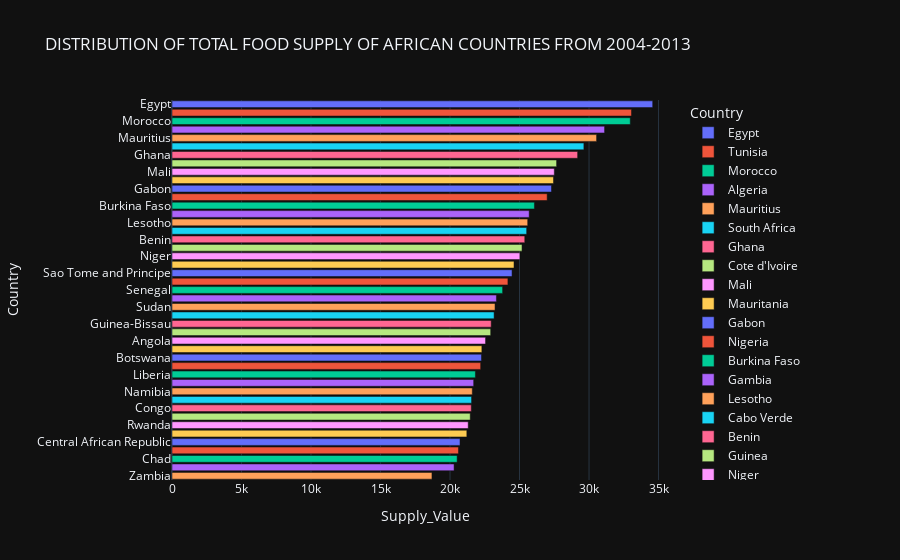

Source (notebook cell):
### Code cell
px.bar(data_frame = sup_by_country, 
       x='Supply_Value', y='Country', 
       template = 'plotly_dark', color = 'Country', 
       title = 'DISTRIBUTION OF TOTAL FOOD SUPPLY OF AFRICAN COUNTRIES FROM 2004-2013')

### Figure 1 — Plotly figure (JSON) as saved in the notebook; plotly's stock layout.template omitted (floating-point values rounded to 4 significant figures)
{"data": [{"alignmentgroup": "True", "hovertemplate": "Country=%{y}<br>Supply_Value=%{x}<extra></extra>", "legendgroup": "Egypt", "marker": {"color": "#636efa", "pattern": {"shape": ""}}, "name": "Egypt", "offsetgroup": "Egypt", "orientation": "h", "showlegend": true, "textposition": "auto", "type": "bar", "x": [34580], "xaxis": "x", "y": ["Egypt"], "yaxis": "y"}, {"alignmentgroup": "True", "hovertemplate": "Country=%{y}<br>Supply_Value=%{x}<extra></extra>", "legendgroup": "Tunisia", "marker": {"color": "#EF553B", "pattern": {"shape": ""}}, "name": "Tunisia", "offsetgroup": "Tunisia", "orientation": "h", "showlegend": true, "textposition": "auto", "type": "bar", "x": [33055], "xaxis": "x", "y": ["Tunisia"], "yaxis": "y"}, {"alignmentgroup": "True", "hovertemplate": "Country=%{y}<br>Supply_Value=%{x}<extra></extra>", "legendgroup": "Morocco", "marker": {"color": "#00cc96", "pattern": {"shape": ""}}, "name": "Morocco", "offsetgroup": "Morocco", "orientation": "h", "showlegend": true, "textposition": "auto", "type": "bar", "x": [32967], "xaxis": "x", "y": ["Morocco"], "yaxis": "y"}, {"alignmentgroup": "True", "hovertemplate": "Country=%{y}<br>Supply_Value=%{x}<extra></extra>", "legendgroup": "Algeria", "marker": {"color": "#ab63fa", "pattern": {"shape": ""}}, "name": "Algeria", "offsetgroup": "Algeria", "orientation": "h", "showlegend": true, "textposition": "auto", "type": "bar", "x": [31118], "xaxis": "x", "y": ["Algeria"], "yaxis": "y"}, {"alignmentgroup": "True", "hovertemplate": "Country=%{y}<br>Supply_Value=%{x}<extra></extra>", "legendgroup": "Mauritius", "marker": {"color": "#FFA15A", "pattern": {"shape": ""}}, "name": "Mauritius", "offsetgroup": "Mauritius", "orientation": "h", "showlegend": true, "textposition": "auto", "type": "bar", "x": [30543], "xaxis": "x", "y": ["Mauritius"], "yaxis": "y"}, {"alignmentgroup": "True", "hovertemplate": "Country=%{y}<br>Supply_Value=%{x}<extra></extra>", "legendgroup": "South Africa", "marker": {"color": "#19d3f3", "pattern": {"shape": ""}}, "name": "South Africa", "offsetgroup": "South Africa", "orientation": "h", "showlegend": true, "textposition": "auto", "type": "bar", "x": [29629], "xaxis": "x", "y": ["South Africa"], "yaxis": "y"}, {"alignmentgroup": "True", "hovertemplate": "Country=%{y}<br>Supply_Value=%{x}<extra></extra>", "legendgroup": "Ghana", "marker": {"color": "#FF6692", "pattern": {"shape": ""}}, "name": "Ghana", "offsetgroup": "Ghana", "orientation": "h", "showlegend": true, "textposition": "auto", "type": "bar", "x": [29180], "xaxis": "x", "y": ["Ghana"], "yaxis": "y"}, {"alignmentgroup": "True", "hovertemplate": "Country=%{y}<br>Supply_Value=%{x}<extra></extra>", "legendgroup": "Cote d'Ivoire", "marker": {"color": "#B6E880", "pattern": {"shape": ""}}, "name": "Cote d'Ivoire", "offsetgroup": "Cote d'Ivoire", "orientation": "h", "showlegend": true, "textposition": "auto", "type": "bar", "x": [27666], "xaxis": "x", "y": ["Cote d'Ivoire"], "yaxis": "y"}, {"alignmentgroup": "True", "hovertemplate": "Country=%{y}<br>Supply_Value=%{x}<extra></extra>", "legendgroup": "Mali", "marker": {"color": "#FF97FF", "pattern": {"shape": ""}}, "name": "Mali", "offsetgroup": "Mali", "orientation": "h", "showlegend": true, "textposition": "auto", "type": "bar", "x": [27502], "xaxis": "x", "y": ["Mali"], "yaxis": "y"}, {"alignmentgroup": "True", "hovertemplate": "Country=%{y}<br>Supply_Value=%{x}<extra></extra>", "legendgroup": "Mauritania", "marker": {"color": "#FECB52", "pattern": {"shape": ""}}, "name": "Mauritania", "offsetgroup": "Mauritania", "orientation": "h", "showlegend": true, "textposition": "auto", "type": "bar", "x": [27443], "xaxis": "x", "y": ["Mauritania"], "yaxis": "y"}, {"alignmentgroup": "True", "hovertemplate": "Country=%{y}<br>Supply_Value=%{x}<extra></extra>", "legendgroup": "Gabon", "marker": {"color": "#636efa", "pattern": {"shape": ""}}, "name": "Gabon", "offsetgroup": "Gabon", "orientation": "h", "showlegend": true, "textposition": "auto", "type": "bar", "x": [27299], "xaxis": "x", "y": ["Gabon"], "yaxis": "y"}, {"alignmentgroup": "True", "hovertemplate": "Country=%{y}<br>Supply_Value=%{x}<extra></extra>", "legendgroup": "Nigeria", "marker": {"color": "#EF553B", "pattern": {"shape": ""}}, "name": "Nigeria", "offsetgroup": "Nigeria", "orientation": "h", "showlegend": true, "textposition": "auto", "type": "bar", "x": [26988], "xaxis": "x", "y": ["Nigeria"], "yaxis": "y"}, {"alignmentgroup": "True", "hovertemplate": "Country=%{y}<br>Supply_Value=%{x}<extra></extra>", "legendgroup": "Burkina Faso", "marker": {"color": "#00cc96", "pattern": {"shape": ""}}, "name": "Burkina Faso", "offsetgroup": "Burkina Faso", "orientation": "h", "showlegend": true, "textposition": "auto", "type": "bar", "x": [26072], "xaxis": "x", "y": ["Burkina Faso"], "yaxis": "y"}, {"alignmentgroup": "True", "hovertemplate": "Country=%{y}<br>Supply_Value=%{x}<extra></extra>", "legendgroup": "Gambia", "marker": {"color": "#ab63fa", "pattern": {"shape": ""}}, "name": "Gambia", "offsetgroup": "Gambia", "orientation": "h", "showlegend": true, "textposition": "auto", "type": "bar", "x": [25695], "xaxis": "x", "y": ["Gambia"], "yaxis": "y"}, {"alignmentgroup": "True", "hovertemplate": "Country=%{y}<br>Supply_Value=%{x}<extra></extra>", "legendgroup": "Lesotho", "marker": {"color": "#FFA15A", "pattern": {"shape": ""}}, "name": "Lesotho", "offsetgroup": "Lesotho", "orientation": "h", "showlegend": true, "textposition": "auto", "type": "bar", "x": [25588], "xaxis": "x", "y": ["Lesotho"], "yaxis": "y"}, {"alignmentgroup": "True", "hovertemplate": "Country=%{y}<br>Supply_Value=%{x}<extra></extra>", "legendgroup": "Cabo Verde", "marker": {"color": "#19d3f3", "pattern": {"shape": ""}}, "name": "Cabo Verde", "offsetgroup": "Cabo Verde", "orientation": "h", "showlegend": true, "textposition": "auto", "type": "bar", "x": [25514], "xaxis": "x", "y": ["Cabo Verde"], "yaxis": "y"}, {"alignmentgroup": "True", "hovertemplate": "Country=%{y}<br>Supply_Value=%{x}<extra></extra>", "legendgroup": "Benin", "marker": {"color": "#FF6692", "pattern": {"shape": ""}}, "name": "Benin", "offsetgroup": "Benin", "orientation": "h", "showlegend": true, "textposition": "auto", "type": "bar", "x": [25378], "xaxis": "x", "y": ["Benin"], "yaxis": "y"}, {"alignmentgroup": "True", "hovertemplate": "Country=%{y}<br>Supply_Value=%{x}<extra></extra>", "legendgroup": "Guinea", "marker": {"color": "#B6E880", "pattern": {"shape": ""}}, "name": "Guinea", "offsetgroup": "Guinea", "orientation": "h", "showlegend": true, "textposition": "auto", "type": "bar", "x": [25180], "xaxis": "x", "y": ["Guinea"], "yaxis": "y"}, {"alignmentgroup": "True", "hovertemplate": "Country=%{y}<br>Supply_Value=%{x}<extra></extra>", "legendgroup": "Niger", "marker": {"color": "#FF97FF", "pattern": {"shape": ""}}, "name": "Niger", "offsetgroup": "Niger", "orientation": "h", "showlegend": true, "textposition": "auto", "type": "bar", "x": [25024], "xaxis": "x", "y": ["Niger"], "yaxis": "y"}, {"alignmentgroup": "True", "hovertemplate": "Country=%{y}<br>Supply_Value=%{x}<extra></extra>", "legendgroup": "Cameroon", "marker": {"color": "#FECB52", "pattern": {"shape": ""}}, "name": "Cameroon", "offsetgroup": "Cameroon", "orientation": "h", "showlegend": true, "textposition": "auto", "type": "bar", "x": [24603], "xaxis": "x", "y": ["Cameroon"], "yaxis": "y"}, {"alignmentgroup": "True", "hovertemplate": "Country=%{y}<br>Supply_Value=%{x}<extra></extra>", "legendgroup": "Sao Tome and Principe", "marker": {"color": "#636efa", "pattern": {"shape": ""}}, "name": "Sao Tome and Principe", "offsetgroup": "Sao Tome and Principe", "orientation": "h", "showlegend": true, "textposition": "auto", "type": "bar", "x": [24462], "xaxis": "x", "y": ["Sao Tome and Principe"], "yaxis": "y"}, {"alignmentgroup": "True", "hovertemplate": "Country=%{y}<br>Supply_Value=%{x}<extra></extra>", "legendgroup": "Djibouti", "marker": {"color": "#EF553B", "pattern": {"shape": ""}}, "name": "Djibouti", "offsetgroup": "Djibouti", "orientation": "h", "showlegend": true, "textposition": "auto", "type": "bar", "x": [24165], "xaxis": "x", "y": ["Djibouti"], "yaxis": "y"}, {"alignmentgroup": "True", "hovertemplate": "Country=%{y}<br>Supply_Value=%{x}<extra></extra>", "legendgroup": "Senegal", "marker": {"color": "#00cc96", "pattern": {"shape": ""}}, "name": "Senegal", "offsetgroup": "Senegal", "orientation": "h", "showlegend": true, "textposition": "auto", "type": "bar", "x": [23784], "xaxis": "x", "y": ["Senegal"], "yaxis": "y"}, {"alignmentgroup": "True", "hovertemplate": "Country=%{y}<br>Supply_Value=%{x}<extra></extra>", "legendgroup": "Togo", "marker": {"color": "#ab63fa", "pattern": {"shape": ""}}, "name": "Togo", "offsetgroup": "Togo", "orientation": "h", "showlegend": true, "textposition": "auto", "type": "bar", "x": [23339], "xaxis": "x", "y": ["Togo"], "yaxis": "y"}, {"alignmentgroup": "True", "hovertemplate": "Country=%{y}<br>Supply_Value=%{x}<extra></extra>", "legendgroup": "Sudan", "marker": {"color": "#FFA15A", "pattern": {"shape": ""}}, "name": "Sudan", "offsetgroup": "Sudan", "orientation": "h", "showlegend": true, "textposition": "auto", "type": "bar", "x": [23238], "xaxis": "x", "y": ["Sudan"], "yaxis": "y"}, {"alignmentgroup": "True", "hovertemplate": "Country=%{y}<br>Supply_Value=%{x}<extra></extra>", "legendgroup": "Swaziland", "marker": {"color": "#19d3f3", "pattern": {"shape": ""}}, "name": "Swaziland", "offsetgroup": "Swaziland", "orientation": "h", "showlegend": true, "textposition": "auto", "type": "bar", "x": [23171], "xaxis": "x", "y": ["Swaziland"], "yaxis": "y"}, {"alignmentgroup": "True", "hovertemplate": "Country=%{y}<br>Supply_Value=%{x}<extra></extra>", "legendgroup": "Guinea-Bissau", "marker": {"color": "#FF6692", "pattern": {"shape": ""}}, "name": "Guinea-Bissau", "offsetgroup": "Guinea-Bissau", "orientation": "h", "showlegend": true, "textposition": "auto", "type": "bar", "x": [22963], "xaxis": "x", "y": ["Guinea-Bissau"], "yaxis": "y"}, {"alignmentgroup": "True", "hovertemplate": "Country=%{y}<br>Supply_Value=%{x}<extra></extra>", "legendgroup": "Malawi", "marker": {"color": "#B6E880", "pattern": {"shape": ""}}, "name": "Malawi", "offsetgroup": "Malawi", "orientation": "h", "showlegend": true, "textposition": "auto", "type": "bar", "x": [22925], "xaxis": "x", "y": ["Malawi"], "yaxis": "y"}, {"alignmentgroup": "True", "hovertemplate": "Country=%{y}<br>Supply_Value=%{x}<extra></extra>", "legendgroup": "Angola", "marker": {"color": "#FF97FF", "pattern": {"shape": ""}}, "name": "Angola", "offsetgroup": "Angola", "orientation": "h", "showlegend": true, "textposition": "auto", "type": "bar", "x": [22556], "xaxis": "x", "y": ["Angola"], "yaxis": "y"}, {"alignmentgroup": "True", "hovertemplate": "Country=%{y}<br>Supply_Value=%{x}<extra></extra>", "legendgroup": "Sierra Leone", "marker": {"color": "#FECB52", "pattern": {"shape": ""}}, "name": "Sierra Leone", "offsetgroup": "Sierra Leone", "orientation": "h", "showlegend": true, "textposition": "auto", "type": "bar", "x": [22291], "xaxis": "x", "y": ["Sierra Leone"], "yaxis": "y"}, {"alignmentgroup": "True", "hovertemplate": "Country=%{y}<br>Supply_Value=%{x}<extra></extra>", "legendgroup": "Botswana", "marker": {"color": "#636efa", "pattern": {"shape": ""}}, "name": "Botswana", "offsetgroup": "Botswana", "orientation": "h", "showlegend": true, "textposition": "auto", "type": "bar", "x": [22263], "xaxis": "x", "y": ["Botswana"], "yaxis": "y"}, {"alignmentgroup": "True", "hovertemplate": "Country=%{y}<br>Supply_Value=%{x}<extra></extra>", "legendgroup": "Uganda", "marker": {"color": "#EF553B", "pattern": {"shape": ""}}, "name": "Uganda", "offsetgroup": "Uganda", "orientation": "h", "showlegend": true, "textposition": "auto", "type": "bar", "x": [22205], "xaxis": "x", "y": ["Uganda"], "yaxis": "y"}, {"alignmentgroup": "True", "hovertemplate": "Country=%{y}<br>Supply_Value=%{x}<extra></extra>", "legendgroup": "Liberia", "marker": {"color": "#00cc96", "pattern": {"shape": ""}}, "name": "Liberia", "offsetgroup": "Liberia", "orientation": "h", "showlegend": true, "textposition": "auto", "type": "bar", "x": [21827], "xaxis": "x", "y": ["Liberia"], "yaxis": "y"}, {"alignmentgroup": "True", "hovertemplate": "Country=%{y}<br>Supply_Value=%{x}<extra></extra>", "legendgroup": "Mozambique", "marker": {"color": "#ab63fa", "pattern": {"shape": ""}}, "name": "Mozambique", "offsetgroup": "Mozambique", "orientation": "h", "showlegend": true, "textposition": "auto", "type": "bar", "x": [21702], "xaxis": "x", "y": ["Mozambique"], "yaxis": "y"}, {"alignmentgroup": "True", "hovertemplate": "Country=%{y}<br>Supply_Value=%{x}<extra></extra>", "legendgroup": "Namibia", "marker": {"color": "#FFA15A", "pattern": {"shape": ""}}, "name": "Namibia", "offsetgroup": "Namibia", "orientation": "h", "showlegend": true, "textposition": "auto", "type": "bar", "x": [21602], "xaxis": "x", "y": ["Namibia"], "yaxis": "y"}, {"alignmentgroup": "True", "hovertemplate": "Country=%{y}<br>Supply_Value=%{x}<extra></extra>", "legendgroup": "United Republic of Tanzania", "marker": {"color": "#19d3f3", "pattern": {"shape": ""}}, "name": "United Republic of Tanzania", "offsetgroup": "United Republic of Tanzania", "orientation": "h", "showlegend": true, "textposition": "auto", "type": "bar", "x": [21550], "xaxis": "x", "y": ["United Republic of Tanzania"], "yaxis": "y"}, {"alignmentgroup": "True", "hovertemplate": "Country=%{y}<br>Supply_Value=%{x}<extra></extra>", "legendgroup": "Congo", "marker": {"color": "#FF6692", "pattern": {"shape": ""}}, "name": "Congo", "offsetgroup": "Congo", "orientation": "h", "showlegend": true, "textposition": "auto", "type": "bar", "x": [21530], "xaxis": "x", "y": ["Congo"], "yaxis": "y"}, {"alignmentgroup": "True", "hovertemplate": "Country=%{y}<br>Supply_Value=%{x}<extra></extra>", "legendgroup": "Kenya", "marker": {"color": "#B6E880", "pattern": {"shape": ""}}, "name": "Kenya", "offsetgroup": "Kenya", "orientation": "h", "showlegend": true, "textposition": "auto", "type": "bar", "x": [21453], "xaxis": "x", "y": ["Kenya"], "yaxis": "y"}, {"alignmentgroup": "True", "hovertemplate": "Country=%{y}<br>Supply_Value=%{x}<extra></extra>", "legendgroup": "Rwanda", "marker": {"color": "#FF97FF", "pattern": {"shape": ""}}, "name": "Rwanda", "offsetgroup": "Rwanda", "orientation": "h", "showlegend": true, "textposition": "auto", "type": "bar", "x": [21309], "xaxis": "x", "y": ["Rwanda"], "yaxis": "y"}, {"alignmentgroup": "True", "hovertemplate": "Country=%{y}<br>Supply_Value=%{x}<extra></extra>", "legendgroup": "Zimbabwe", "marker": {"color": "#FECB52", "pattern": {"shape": ""}}, "name": "Zimbabwe", "offsetgroup": "Zimbabwe", "orientation": "h", "showlegend": true, "textposition": "auto", "type": "bar", "x": [21209], "xaxis": "x", "y": ["Zimbabwe"], "yaxis": "y"}, {"alignmentgroup": "True", "hovertemplate": "Country=%{y}<br>Supply_Value=%{x}<extra></extra>", "legendgroup": "Central African Republic", "marker": {"color": "#636efa", "pattern": {"shape": ""}}, "name": "Central African Republic", "offsetgroup": "Central African Republic", "orientation": "h", "showlegend": true, "textposition": "auto", "type": "bar", "x": [20719], "xaxis": "x", "y": ["Central African Republic"], "yaxis": "y"}, {"alignmentgroup": "True", "hovertemplate": "Country=%{y}<br>Supply_Value=%{x}<extra></extra>", "legendgroup": "Madagascar", "marker": {"color": "#EF553B", "pattern": {"shape": ""}}, "name": "Madagascar", "offsetgroup": "Madagascar", "orientation": "h", "showlegend": true, "textposition": "auto", "type": "bar", "x": [20608], "xaxis": "x", "y": ["Madagascar"], "yaxis": "y"}, {"alignmentgroup": "True", "hovertemplate": "Country=%{y}<br>Supply_Value=%{x}<extra></extra>", "legendgroup": "Chad", "marker": {"color": "#00cc96", "pattern": {"shape": ""}}, "name": "Chad", "offsetgroup": "Chad", "orientation": "h", "showlegend": true, "textposition": "auto", "type": "bar", "x": [20511], "xaxis": "x", "y": ["Chad"], "yaxis": "y"}, {"alignmentgroup": "True", "hovertemplate": "Country=%{y}<br>Supply_Value=%{x}<extra></extra>", "legendgroup": "Ethiopia", "marker": {"color": "#ab63fa", "pattern": {"shape": ""}}, "name": "Ethiopia", "offsetgroup": "Ethiopia", "orientation": "h", "showlegend": true, "textposition": "auto", "type": "bar", "x": [20292], "xaxis": "x", "y": ["Ethiopia"], "yaxis": "y"}, {"alignmentgroup": "True", "hovertemplate": "Country=%{y}<br>Supply_Value=%{x}<extra></extra>", "legendgroup": "Zambia", "marker": {"color": "#FFA15A", "pattern": {"shape": ""}}, "name": "Zambia", "offsetgroup": "Zambia", "orientation": "h", "showlegend": true, "textposition": "auto", "type": "bar", "x": [18701], "xaxis": "x", "y": ["Zambia"], "yaxis": "y"}], "layout": {"barmode": "relative", "legend": {"title": {"text": "Country"}, "tracegroupgap": 0}, "title": {"text": "DISTRIBUTION OF TOTAL FOOD SUPPLY OF AFRICAN COUNTRIES FROM 2004-2013"}, "xaxis": {"anchor": "y", "domain": [0, 1], "title": {"text": "Supply_Value"}}, "yaxis": {"anchor": "x", "categoryarray": ["Zambia", "Ethiopia", "Chad", "Madagascar", "Central African Republic", "Zimbabwe", "Rwanda", "Kenya", "Congo", "United Republic of Tanzania", "Namibia", "Mozambique", "Liberia", "Uganda", "Botswana", "Sierra Leone", "Angola", "Malawi", "Guinea-Bissau", "Swaziland", "Sudan", "Togo", "Senegal", "Djibouti", "Sao Tome and Principe", "Cameroon", "Niger", "Guinea", "Benin", "Cabo Verde", "Lesotho", "Gambia", "Burkina Faso", "Nigeria", "Gabon", "Mauritania", "Mali", "Cote d'Ivoire", "Ghana", "South Africa", "Mauritius", "Algeria", "Morocco", "Tunisia", "Egypt"], "categoryorder": "array", "domain": [0, 1], "title": {"text": "Country"}}}}
